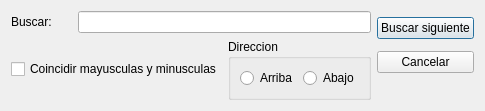
<?xml version="1.0" encoding="UTF-8"?>
<ui version="4.0">
 <class>FindDialog</class>
 <widget class="QDialog" name="FindDialog">
  <property name="windowModality">
   <enum>Qt::NonModal</enum>
  </property>
  <property name="geometry">
   <rect>
    <x>0</x>
    <y>0</y>
    <width>437</width>
    <height>120</height>
   </rect>
  </property>
  <property name="sizePolicy">
   <sizepolicy hsizetype="Fixed" vsizetype="Fixed">
    <horstretch>0</horstretch>
    <verstretch>0</verstretch>
   </sizepolicy>
  </property>
  <property name="windowTitle">
   <string>Buscar</string>
  </property>
  <property name="sizeGripEnabled">
   <bool>false</bool>
  </property>
  <layout class="QHBoxLayout" name="horizontalLayout_5">
   <property name="sizeConstraint">
    <enum>QLayout::SetFixedSize</enum>
   </property>
   <item>
    <layout class="QHBoxLayout" name="horizontalLayout_4">
     <property name="sizeConstraint">
      <enum>QLayout::SetMinimumSize</enum>
     </property>
     <item>
      <layout class="QVBoxLayout" name="verticalLayout_2">
       <property name="sizeConstraint">
        <enum>QLayout::SetMinimumSize</enum>
       </property>
       <item>
        <layout class="QHBoxLayout" name="horizontalLayout_3">
         <property name="sizeConstraint">
          <enum>QLayout::SetMinimumSize</enum>
         </property>
         <item>
          <widget class="QLabel" name="label">
           <property name="text">
            <string>Buscar:      </string>
           </property>
          </widget>
         </item>
         <item>
          <widget class="QLineEdit" name="lineEdit"/>
         </item>
        </layout>
       </item>
       <item>
        <layout class="QHBoxLayout" name="horizontalLayout_2">
         <property name="sizeConstraint">
          <enum>QLayout::SetMinimumSize</enum>
         </property>
         <item>
          <widget class="QCheckBox" name="checkBox">
           <property name="text">
            <string>Coincidir mayusculas y minusculas</string>
           </property>
          </widget>
         </item>
         <item>
          <widget class="QGroupBox" name="groupBox">
           <property name="title">
            <string>Direccion</string>
           </property>
           <layout class="QHBoxLayout" name="horizontalLayout">
            <property name="sizeConstraint">
             <enum>QLayout::SetMinimumSize</enum>
            </property>
            <item>
             <widget class="QRadioButton" name="radioButton">
              <property name="text">
               <string>Arriba</string>
              </property>
             </widget>
            </item>
            <item>
             <widget class="QRadioButton" name="radioButton_2">
              <property name="text">
               <string>Abajo</string>
              </property>
             </widget>
            </item>
           </layout>
          </widget>
         </item>
        </layout>
       </item>
      </layout>
     </item>
     <item>
      <layout class="QVBoxLayout" name="verticalLayout">
       <property name="sizeConstraint">
        <enum>QLayout::SetMinimumSize</enum>
       </property>
       <item>
        <widget class="QPushButton" name="pushButton">
         <property name="text">
          <string>Buscar siguiente</string>
         </property>
        </widget>
       </item>
       <item>
        <widget class="QPushButton" name="pushButton_2">
         <property name="text">
          <string>Cancelar</string>
         </property>
        </widget>
       </item>
       <item>
        <spacer name="verticalSpacer">
         <property name="orientation">
          <enum>Qt::Horizontal</enum>
         </property>
         <property name="sizeType">
          <enum>QSizePolicy::Minimum</enum>
         </property>
         <property name="sizeHint" stdset="0">
          <size>
           <width>40</width>
           <height>20</height>
          </size>
         </property>
        </spacer>
       </item>
      </layout>
     </item>
    </layout>
   </item>
  </layout>
 </widget>
 <resources/>
 <connections/>
</ui>
